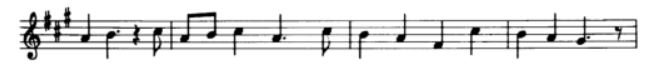
#> input picture imageProcessing/week3-2023/ex4.png, 651 x 78 px, found by its file name
$ python ex508.py
#> lines starting #> are read from the running program, lines starting #| are printed output that depends on the picture
import cv2
import numpy as np
path = r'week3-2023/ex4.png'

# using imread()
img=cv2.imread(path)
#> img is the input picture: shape (78, 651, 3); min 0, max 255, mean 229.5
# kernel = np.ones((3,3),np.uint8)
kernel = np.array([[0,1,0],[1,0,1],[0,1,0]],dtype=np.uint8)
dilation = cv2.dilate(img,kernel,iterations = 1)
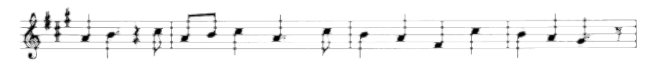
#> dilation: shape (78, 651, 3); min 0, max 255, mean 245.1
cv2.imshow('dilate', np.hstack((img,dilation)))
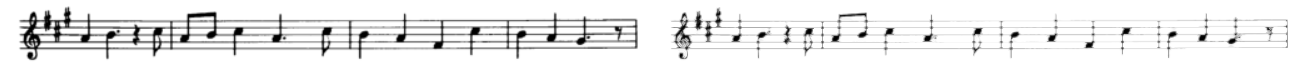
#> window 'dilate': shape (78, 1302, 3); min 0, max 255, mean 237.3
cv2.waitKey(0);
cv2.destroyAllWindows();

$ run again, with imageProcessing/week3-2023/note.png copied over imageProcessing/week3-2023/ex4.png
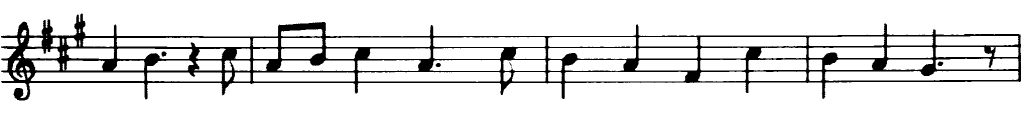
#> input picture imageProcessing/week3-2023/note.png, 1024 x 134 px, found by its file name
#> img is the input picture: shape (134, 1024, 3); min 0, max 255, mean 229.4
#> `dilation = cv2.dilate(img,kernel,iterations = 1)`:
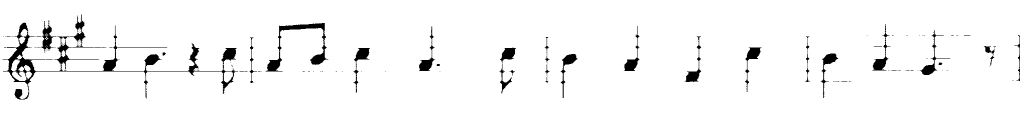
#> dilation: shape (134, 1024, 3); min 0, max 255, mean 246.6
#> `cv2.imshow('dilate', np.hstack((img,dilation)))`:
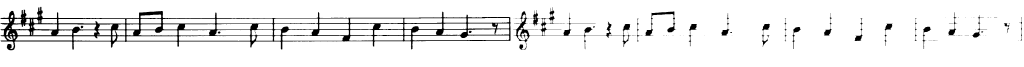
#> window 'dilate': shape (134, 2048, 3) (shown at 1/2 size); min 0, max 255, mean 238
